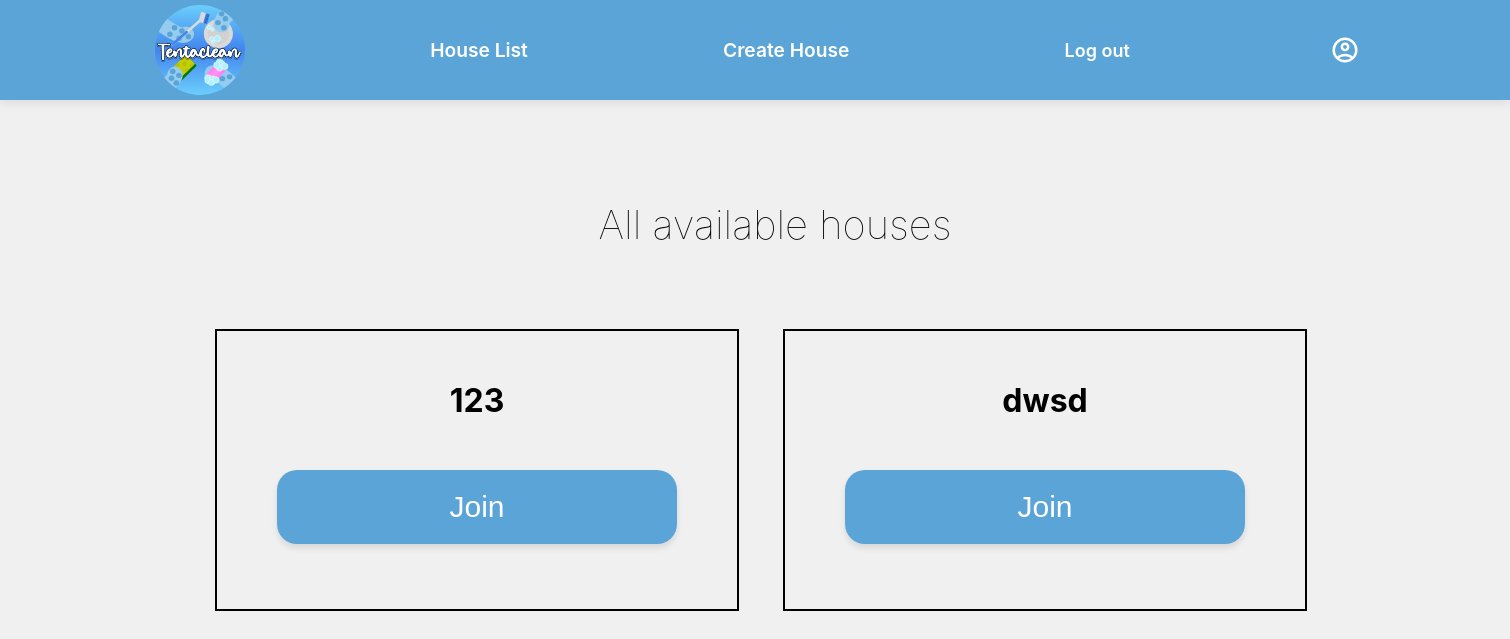
/houselist, run on an earlier commit of the app's database.
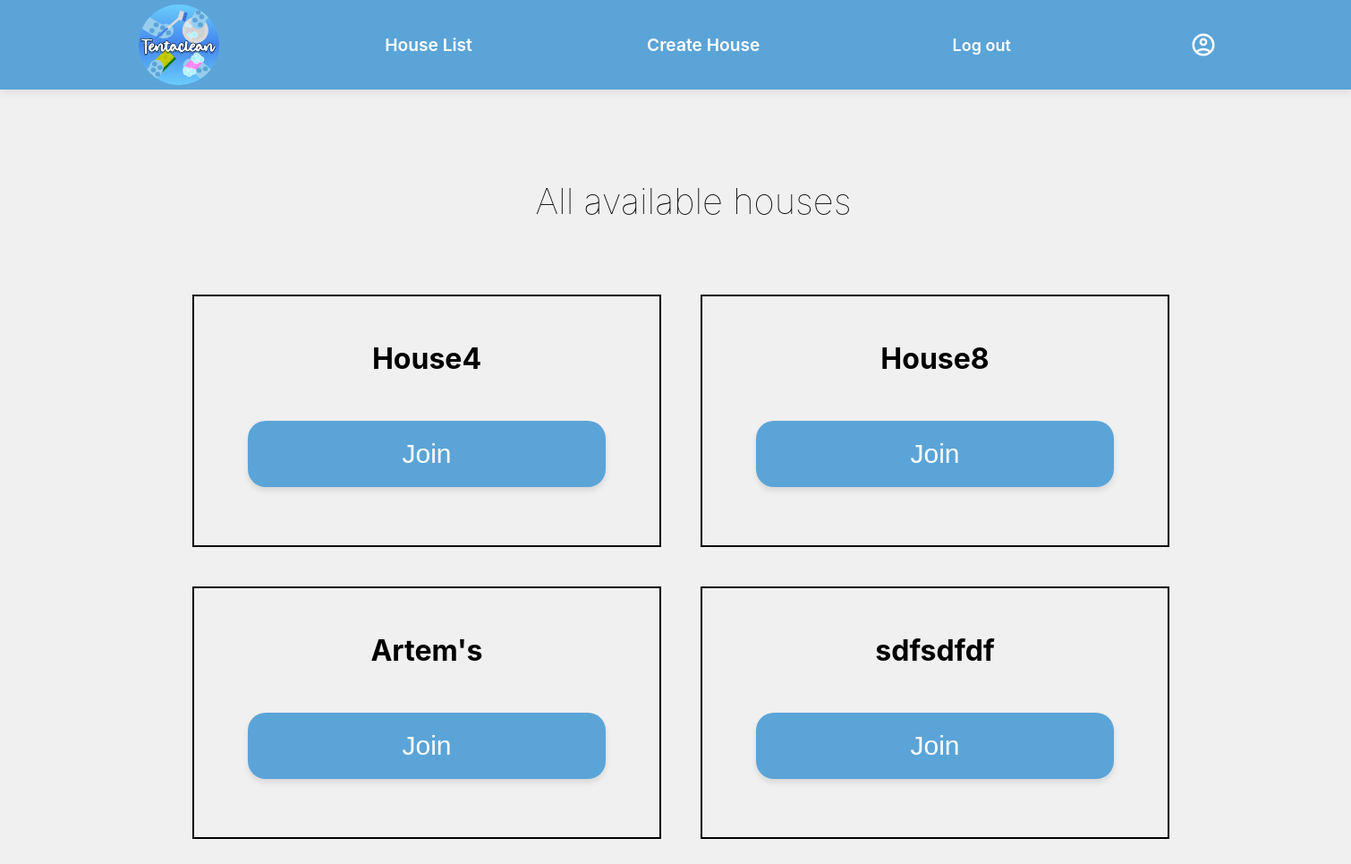
And on a later commit of the database.
### app.py (models this page shows)
class House(db.Model):
    id = db.Column(db.Integer, primary_key=True)
    ownerid = db.Column(db.Integer, db.ForeignKey("user.id"))
    name = db.Column(db.String(255), unique=True, nullable=False)
    address = db.Column(db.String(255), unique=False, nullable=True)
    capacity = db.Column(db.Integer, unique=False)
    description = db.Column(db.String(255), unique=False, nullable=False)
    password = db.Column(db.String(255), unique=False, nullable=True)

### app.py (the view)
@app.route("/houselist")
def houselist():
    houses = House.query.all()
    return render_template("houselist.html", houses=houses)

### templates/houselist.html (shortened to what this page needs)
<!DOCTYPE html>
<html lang="en">
<head>
        <link rel="stylesheet" href="/static/css/styles.css">
</head>
<header>
    <nav class="nav">
        <a class="Tentaclean" href="{{url_for('home')}}">Tentaclean</a>
        <a class="HouseList" href="{{url_for('houselist')}}">House List</a>
        <a class="Home" href="{{url_for('createhouse')}}">Create House</a>
        <a id="logOut" href="{{url_for('logout')}}">Log out</a>
        <img src="../static/img/icons/account_circle.svg" alt="account" id="accounticon">
    </nav>
</header>
<body>
    <h1 class="yourhouses">All available houses</h1>
    <div id="yourhousescontainer">
    {% if houses %}
        {% for house in houses %}
        <div id="House1">
            <h2 class="house">{{house.name}}</h2>
            <button onclick="window.location.href='{{ url_for('taskpage', house_id=house.id) }}'" id="joinbtn">Join</button>
        </div>
        {% endfor %}
    {% else %}
        <p>No available games</p>
    {% endif %}
    </div>
</body>
</html>

What changed in the data, as far as the page shows it:
removed House: name "123"
removed House: name "dwsd"
added House: name "House4"
added House: name "House8"
added House: name "Artem's"
added House: name "sdfsdfdf"
